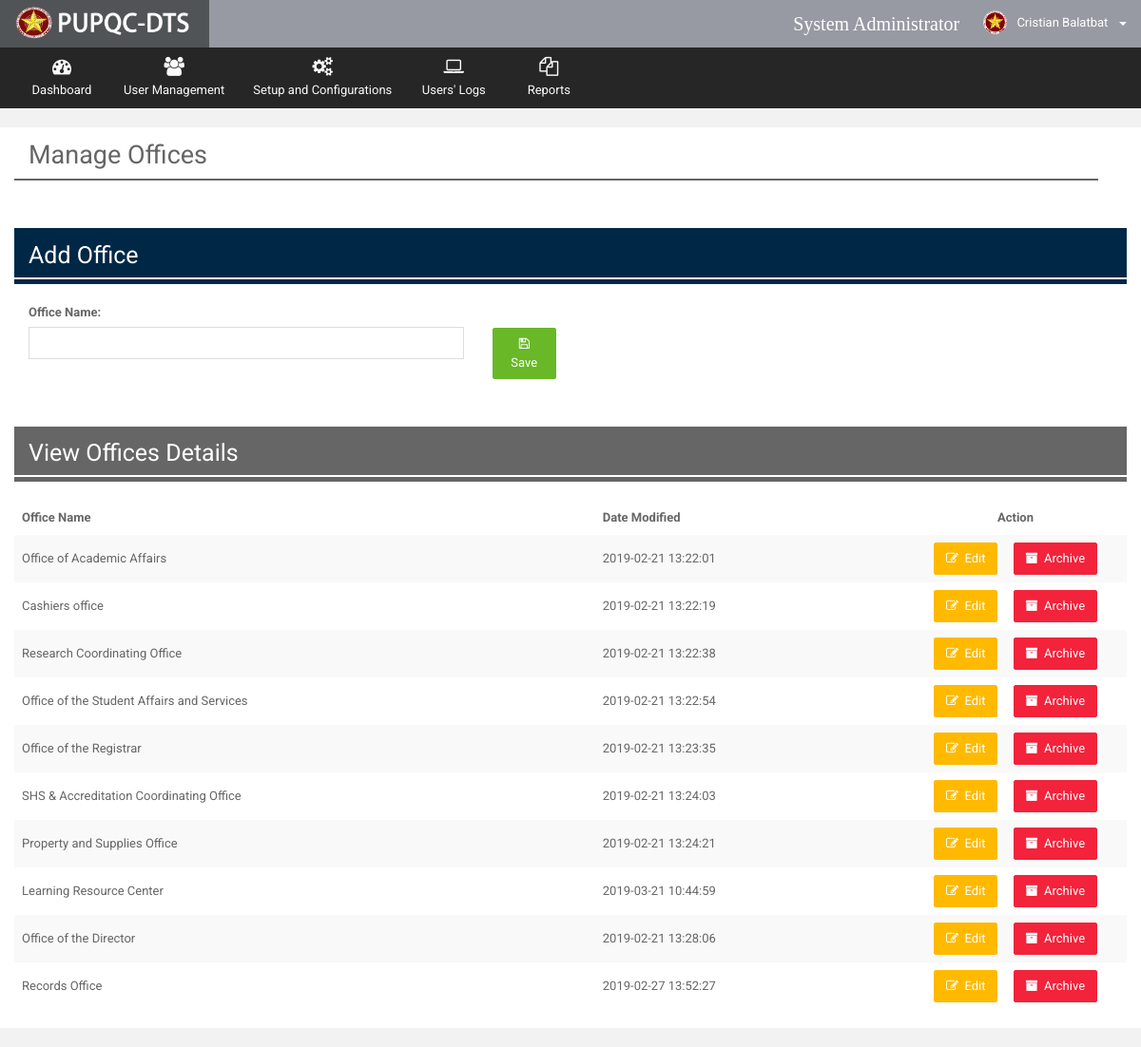
Page /Web/Admin/views/manage_department.php (signed in) on the earlier database version.
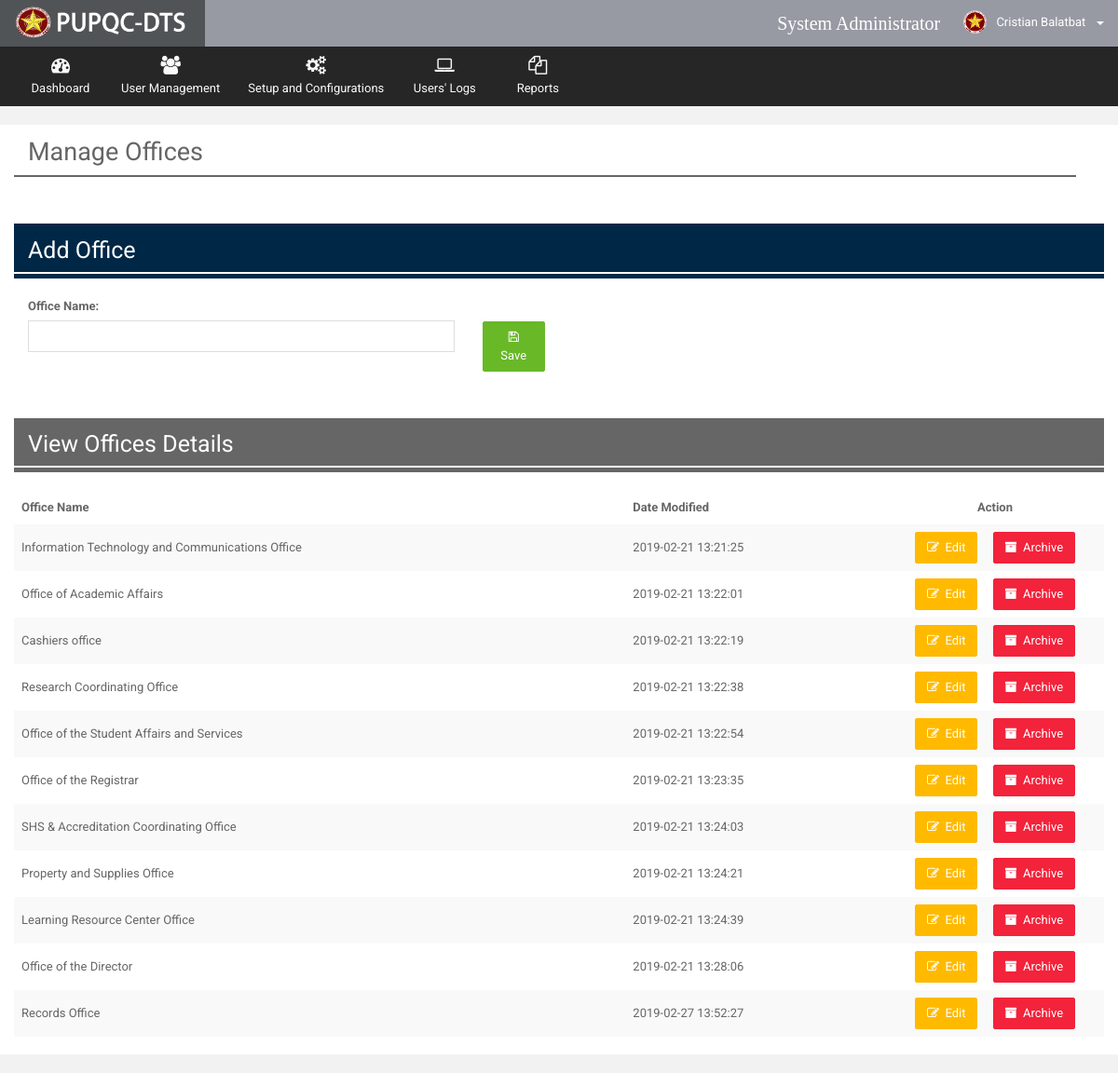
Same page on the later database version.
### tables this page shows
CREATE TABLE `r_office` (
  `office_ID` int(10) NOT NULL,
  `office_name` varchar(200) NOT NULL,
  `office_stat` bit(1) NOT NULL DEFAULT b'1',
  `office_timestamp` datetime NOT NULL DEFAULT CURRENT_TIMESTAMP
);

### Web/Admin/views/manage_department.php (the view, shortened to what this page needs)
<?php
    include("../utilities/Header.php");
    include("../utilities/Notification.php");
    include("../utilities/navibar.php");
    include("../utilities/Tables.php");
?>
      <div class="wrapper row-offcanvas row-offcanvas-left">
       <div class="content">
          <section class="main-content">
             <div class="col-md-12">
                  <h2 style="margin-top: 15px">Manage Offices</h2>
                  <div class="row" style="padding:1px; background-color: #666666; margin-bottom: 50px; width: 100%"></div>
             </div>
              <div class="row" style="background-color: white">
                <div class="col-md-12">
                  <div class="box-info" >
                      <div class="panel-heading" style="background-color: #002846; ">
                          <h4 style="color: white; font-size: 25px">Add Office</h4>
                          <div class="row" style="padding:1px; background-color:white;"></div>
                      </div>
                      <br>
                      <form action="../functionalities/insert_func.php" method="POST">
                        <div class="col-md-5">
                            <label><b>Office Name:</b></label>
                            <input type="text" class="form-control" name="office_name" required/>
                        </div>
                        <div class="col-md-1">
                            <button class="btn btn-success" type="submit" name="add_office" style="margin-top: 26px"><i class="fa fa-save"></i> Save</button>
                        </div>
                      </form>
                   </div>
                 </div>
               </div>
              <div class="row" style="background-color: white">
                <div class="col-md-12" style="margin-top: 50px;">
                  <div class="box-info" >
                        <div class="panel-heading" style="background-color: #666666; ">
                          <h4 style="color: white; font-size: 25px">View Offices Details</h4>
                          <div class="row" style="padding:1px; background-color:white;"></div>
                        </div>
                        <br>
                        <div class="adv-table">
                         <table id="datatables" class="table table-striped table-no-border">
                            <thead>
                            <tr>
                                <th>Office Name</th>
                                <th>Date Modified</th>
                                <th style="text-align: center">Action</th>
                            </tr>
                            </thead>
                            <tbody>
                            <?php
                                $view_query = mysqli_query($connection,"SELECT * FROM `r_office` where office_stat = 1");
                                while($row = mysqli_fetch_assoc($view_query))
                                {
                                    $ID = $row["office_ID"];
                                    $office_name = $row["office_name"];
                                    $office_datestamp = $row["office_timestamp"];
                            ?>
                                <tr class="gradeX">
                                    <td width=""><?php echo $office_name ?></td>
                                    <td width=""><?php echo $office_datestamp; ?></td>
                                    <td width="20%">
                                      <center>
                                        <a data-toggle="modal" href="#edit<?php echo $ID?>" class="btn btn-round btn-warning">
                                          <i class="fa fa-edit"></i>&nbsp;
                                          Edit
                                        </a>
                                        <a data-toggle="modal" href="#archive<?php echo $ID?>" class="btn btn-round btn-danger">
                                          <i class="fa fa-archive"></i>&nbsp;
                                          Archive
                                        </a>
                                      </center>
                                    </td>
                                </tr>
                            <?php } ?>
                            </tbody>
                          </table>
                        </div>
                  </div>
                </div>
              </div>
          </section>
       </div>
      </div>
   </body>
</html>

Differences in the rows shown:
now on this page (row edited): r_office: office_name "Information Technology and Communications Office", office_timestamp "2019-02-21 13:21:25"
changed r_office: office_name "Learning Resource Center" → "Learning Resource Center Office"; office_timestamp "2019-03-21 10:44:59" → "2019-02-21 13:24:39"
